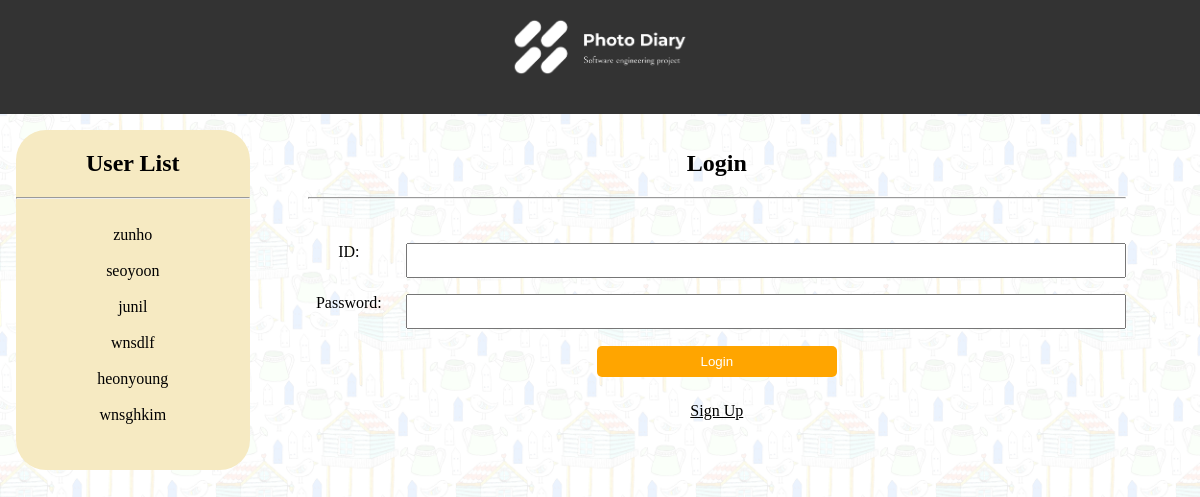
The app's page /, older data.
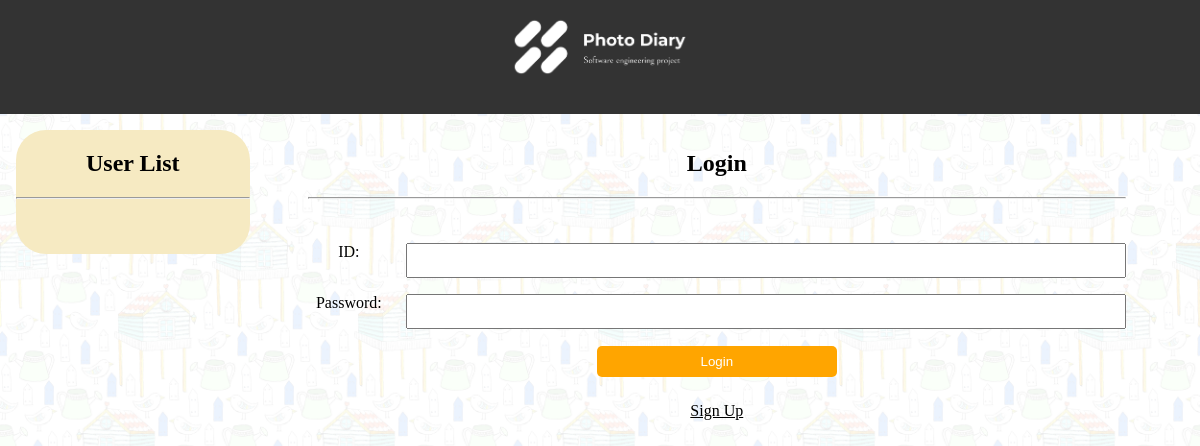
The same page, newer data.
### tables this page shows
CREATE TABLE users (
    id INTEGER PRIMARY KEY AUTOINCREMENT,
    username TEXT NOT NULL UNIQUE,
    password TEXT NOT NULL
);

### app.py (the view, shortened to what this page needs)
@app.route('/', methods=['GET', 'POST'])
def index():
    users = query_db('SELECT * FROM users')
    photos = query_db('SELECT photos.*, users.username FROM photos JOIN users ON photos.user_id = users.id')
    return render_template('index.html', users=users, photos=photos)

### app.py (called while the page is built)
def get_db():
    db = getattr(g, '_database', None)
    if db is None:
        db = g._database = sqlite3.connect(DATABASE)
    return db

@app.teardown_appcontext
def close_connection(exception):
    db = getattr(g, '_database', None)
    if db is not None:
        db.close()

def query_db(query, args=(), one=False):
    cur = get_db().execute(query, args)
    rv = cur.fetchall()
    cur.close()
    return (rv[0] if rv else None) if one else rv

### templates/index.html
{% extends 'base.html' %}
{% block content %}
{% if session.get('user_id') %}
    <div class="sidebar">
        <h2>User List</h2>
        <hr>
        <ul class="users">
            {% for user in users %}
                <li>{{ user[1] }}</li><br>
            {% endfor %}
        </ul>
    </div>
    <div class="content">
        <h2>Photo List</h2>
        <hr>
        <div class="photos">
            {% for photo in photos %}
                <div class="photo-description">
                    <p class="uploader">Upload by: {{ photo[5] }}</p>
                    <img src="{{ url_for('uploaded_file', filename=photo[4]) }}" alt="Photo" class="photo" />
                    <div class="description">
                        <p>Description: {{ photo[2] }}</p>
                        <p>Keyword: {{ photo[3] }}</p>
                        <a href="{{ url_for('messages', photo_id=photo[0], recipient_id='') }}" class="search-button">Send Message</a>
                    </div>
                </div>
            {% endfor %}
        </div>
    </div>
{% else %}
    <div class="sidebar">
        <h2>User List</h2>
        <hr>
        <ul class="users">
            {% for user in users %}
                <li>{{ user[1] }}</li><br>
            {% endfor %}
        </ul>
    </div>
    <div class="content">
        <h2>Login</h2>
        <hr>
        <br><br>
        <form method="POST" class="login-form">
            <div class="form-group">
                <label for="username">ID:</label>
                <input type="text" id="username" name="username" required>
            </div>
            <div class="form-group">
                <label for="password">Password:</label>
                <input type="password" id="password" name="password" required>
            </div>
                <button type="submit" class="login-button">Login</button>
            <br>
            <a href="{{ url_for('register') }}" class="register-button">Sign Up</a>
        </form>
    </div>
{% endif %}
{% endblock %}

Row changes from the older to the newer data that the page shows:
removed users: username "zunho"
removed users: username "seoyoon"
removed users: username "junil"
removed users: username "wnsdlf"
removed users: username "heonyoung"
removed users: username "wnsghkim"
